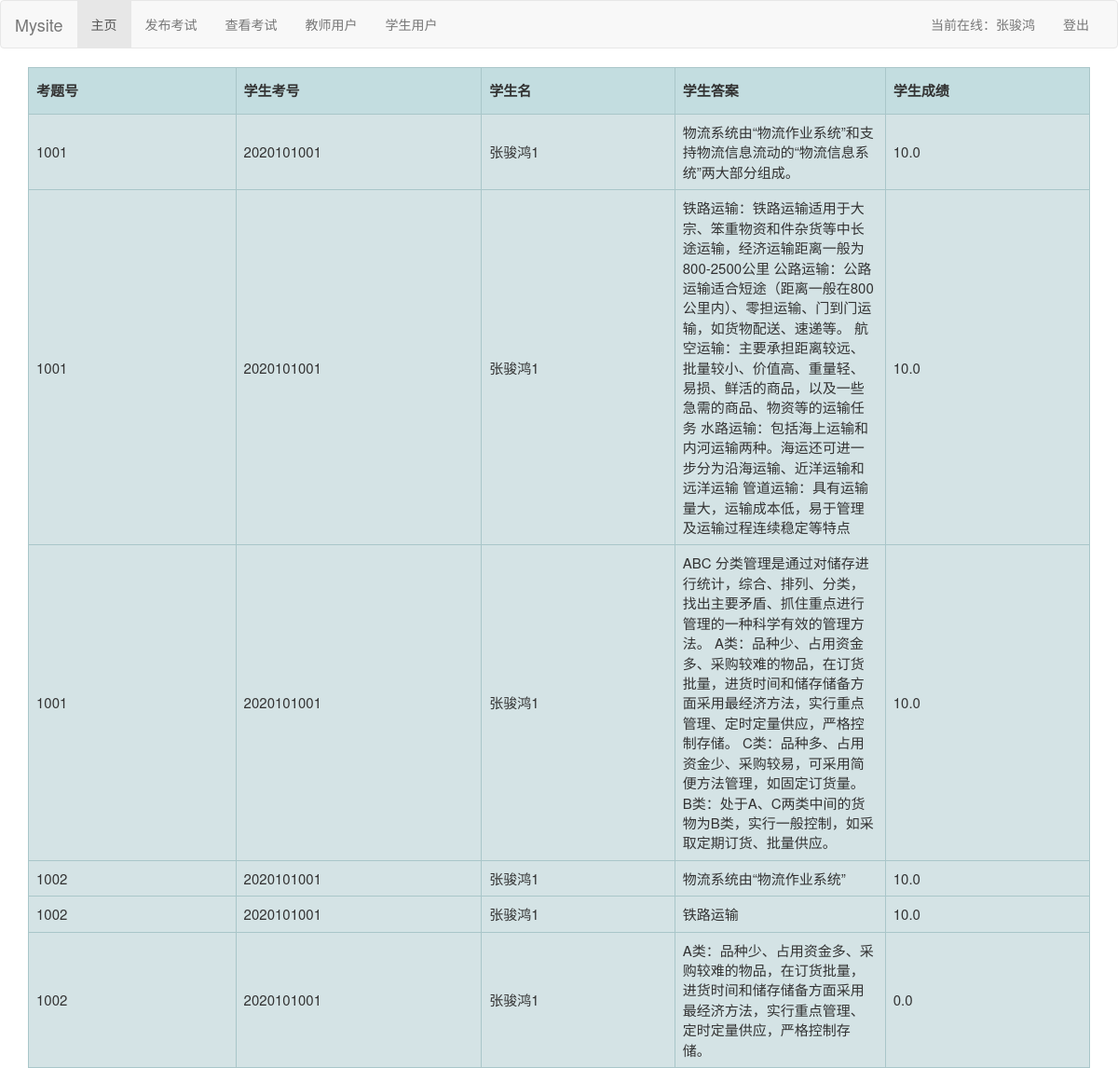
Screenshot of /student_table/ (signed in) with the database file from the repository.
### word/models.py (models this page shows, shortened)
class Student(models.Model):
    name = models.CharField(max_length=128)
    answer = models.CharField(max_length=1000)
    text_order = models.IntegerField()
    test_number = models.IntegerField()
    grade = models.FloatField()
    num = models.IntegerField()
    class Meta2:
        ordering = ["name", "text_order"]
        verbose_name = "学生"
        verbose_name_plural = "学生"

### word/views.py (the view)
# urls.py: path('student_table/', views.student_table),
def student_table(request):
    if request.method == 'GET':
        test_number = []
        student_num = []
        student_name = []
        student_answer = []
        student_grade = []
        word_test = []
        test_count = models.WordAdmin.objects.all().values_list('test_number').count()
        test = models.WordAdmin.objects.values_list('test_number', flat=True)
        for i in range(test_count):
            test_number = test[i]
            student_words = models.Student.objects.filter(test_number=test_number)
            num_count = models.Student.objects.filter(test_number=test_number).count()
            for y in range(num_count):
                if student_words:
                    word_test.append(student_words[y].test_number)
                    student_num.append(student_words[y].num)
                    student_name.append(student_words[y].name)
                    student_answer.append(student_words[y].answer)
                    student_grade.append(student_words[y].grade)
                result_all = zip(word_test, student_num, student_name, student_answer, student_grade)
        return render(request, 'student_table.html', locals())
    return render(request, 'student_table.html', locals())

### templates/student_table.html (shortened to what this page needs)
{% extends 'test_admin.html' %}
{% load staticfiles %}
{% block css %} <link href="{% static 'css/table.css' %}" rel="stylesheet"/> {% endblock %}
{% block content %}
    <div class="container">
          <table class="hovertable">
            <tr>
                <th>考题号</th><th>学生考号</th><th>学生名</th><th>学生答案</th><th>学生成绩</th>
            </tr>
              {% for word_test,student_num,student_name,student_answer,student_grade in result_all %}
                  <tr onmouseover="this.style.backgroundColor='#ffff66';" onmouseout="this.style.backgroundColor='#d4e3e5';">
                      <td>{{ word_test }}</td>
                      <td>{{ student_num }}</td>
                      <td>{{ student_name }}</td>
                      <td>{{ student_answer }}</td>
                      <td>{{ student_grade }}</td>
                  </tr>
              {% endfor %}
        </table>
    </div>
{% endblock %}

### static/css/table.css (style rules this page uses)
table.hovertable { font-size:15px; color:#333333; border-width: 1px; border-color: #999999; border-collapse: collapse; }
table.hovertable th { background-color:#c3dde0; border-width: 1px; height: 50px; width: 1000px; padding: 8px; border-style: solid; border-color: #a9c6c9; }
table.hovertable tr { background-color:#d4e3e5; width: 1000px; }
table.hovertable td { border-width: 1px; width: 1000px; padding: 8px; border-style: solid; border-color: #a9c6c9; }

### rows the page displays
Student: result_all "张骏鸿1", result_all "物流系统由“物流作业系统”和支持物流信息流动的“物流信息系统”两大部分组成。", result_all "10.0"
Student: result_all "张骏鸿1", result_all "铁路运输：铁路运输适用于大宗、笨重物资和件杂货等中长途运输，经济运输距离一般为800-2500公里 公路运输：公路运输适合短途（距离一般在800公里内）、零担运输、门到门运输，如货物配送、速递等。 航空运输：主要承担距离较远、批量较小、价值高、重量轻、易损、鲜活的商品，以及一些急需的商品、物资等的运输任务 水路运输：包括海上运输和内河运输两种。海运还可进一步分为沿海运输、近洋运输和远洋运输 管道运输：具有运输量大，运输成本低，易于管理及运输过程连续稳定等特点", result_all "10.0"
Student: result_all "张骏鸿1", result_all "ABC 分类管理是通过对储存进行统计，综合、排列、分类，找出主要矛盾、抓住重点进行管理的一种科学有效的管理方法。 A类：品种少、占用资金多、采购较难的物品，在订货批量，进货时间和储存储备方面采用最经济方法，实行重点管理、定时定量供应，严格控制存储。 C类：品种多、占用资金少、采购较易，可采用简便方法管理，如固定订货量。 B类：处于A、C两类中间的货物为B类，实行一般控制，如采取定期订货、批量供应。", result_all "10.0"
Student: result_all "张骏鸿1", result_all "物流系统由“物流作业系统”", result_all "10.0"
Student: result_all "张骏鸿1", result_all "铁路运输", result_all "10.0"
Student: result_all "张骏鸿1", result_all "A类：品种少、占用资金多、采购较难的物品，在订货批量，进货时间和储存储备方面采用最经济方法，实行重点管理、定时定量供应，严格控制存储。", result_all "0.0"

### other values shown
{{ request.session.user_name }} "张骏鸿"
{{ word_test }} "1001" "1001" "1001" "1002" "1002" "1002"
{{ student_num }} "2020101001" "2020101001" "2020101001" "2020101001" "2020101001" "2020101001"
